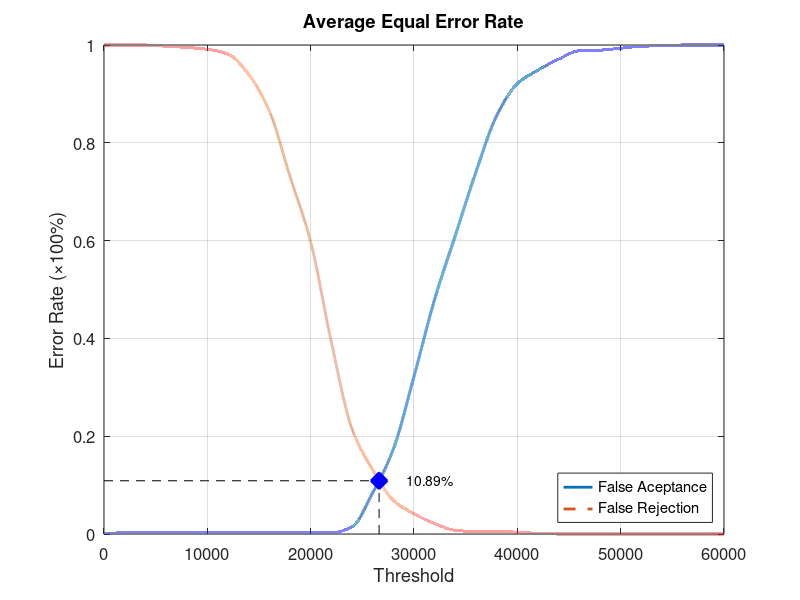
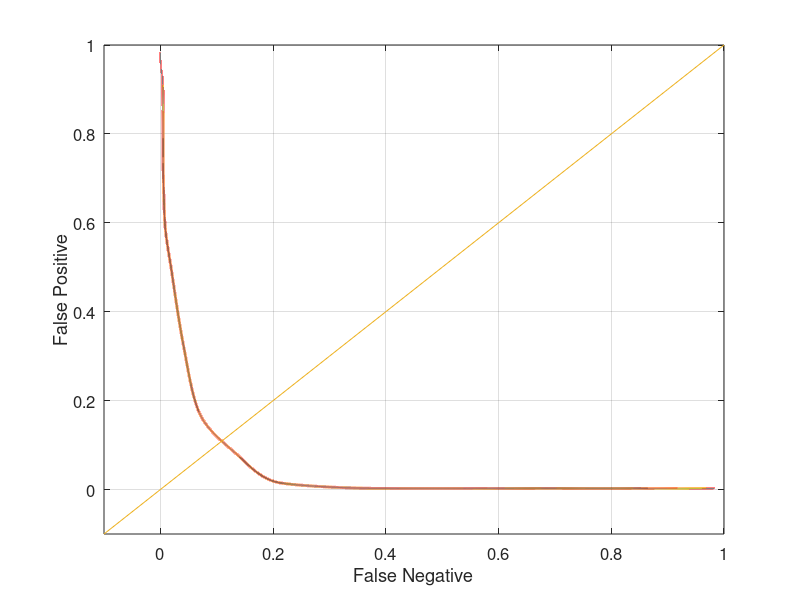

Write the MATLAB code that produced these figures, in order.
function yEER = Experiment1Average
close all;
clear;
clc;
x = 0:2000:60000;
xq = 0:0.5:60000;

y0 = [0 0.00263158 0.00263158 0.00263158 0.00263158 0.00263158 0.00263158 0.00263158 0.00263158 0.00263158 0.00263158 0.00263158 0.0144737 0.0842105 0.173684 0.322368 0.480263 0.610526 0.74079 0.855263 0.921053 0.948684 0.971053 0.988158 0.989474 0.993421 0.997368 0.998684 1 1 1];
yy0 = interp1(x, y0, xq, 'pchip');
y1 = [1 1 1 0.9975 0.995 0.99125 0.98125 0.94 0.865 0.73125 0.5975 0.3925 0.215 0.13125 0.06875 0.04125 0.02125 0.0075 0.005 0.005 0.00375 0.00125 0 0 0 0 0 0 0 0 0];
yy1 = interp1(x, y1, xq, 'pchip');

% Calculating EER: 
y2 = abs(y0 - y1);
find(y2 == min(y2))
yy2 = abs(yy0 - yy1);
xEER = find(yy2 == min(yy2));
xEERIndex = xq(xEER) % X-axis EER
yEER = yy0(xEER) % Y-axis EER

main = figure
plot(xq, yy0,'-','LineWidth', 2);	hold on
plot(xq, yy1,'--','LineWidth', 2);	hold on
plot([xEERIndex xEERIndex], [0 yEER], 'k--');	hold on
plot([0 xEERIndex], [yEER yEER], 'k--');	hold on
plot(xEERIndex, yEER, 'bx', 'LineWidth', 10);	hold on
text(xEERIndex + 10 * xEERIndex / 100, yEER, [num2str(round((10000 * yEER)) / 100) '%'])
legend('False Aceptance', 'False Rejection', 'Location', 'SouthEast')
xlabel('Threshold')
ylabel('Error Rate (\times100%)')
title('Average Equal Error Rate')
set(gca, 'FontSize', 12)
axis([0 60000 0 1])
grid on

print(main, 'Experiment1AverageMain', '-dpng');
FNRxFPR = figure('Color', [1 1 1]);
plot(yy1, yy0, '-', yy1, yy0, 'LineWidth', 2);
hold on
y = -0.1:0.1:1
plot(y, y); 
set(gca, 'FontSize', 12)
xlabel('False Negative')
ylabel('False Positive')
axis([-0.1 1 -0.1 1])
set(gca, 'FontSize', 12)
grid on

print(FNRxFPR, 'Experiment1AverageFNRxFPR','-dpng');
end
